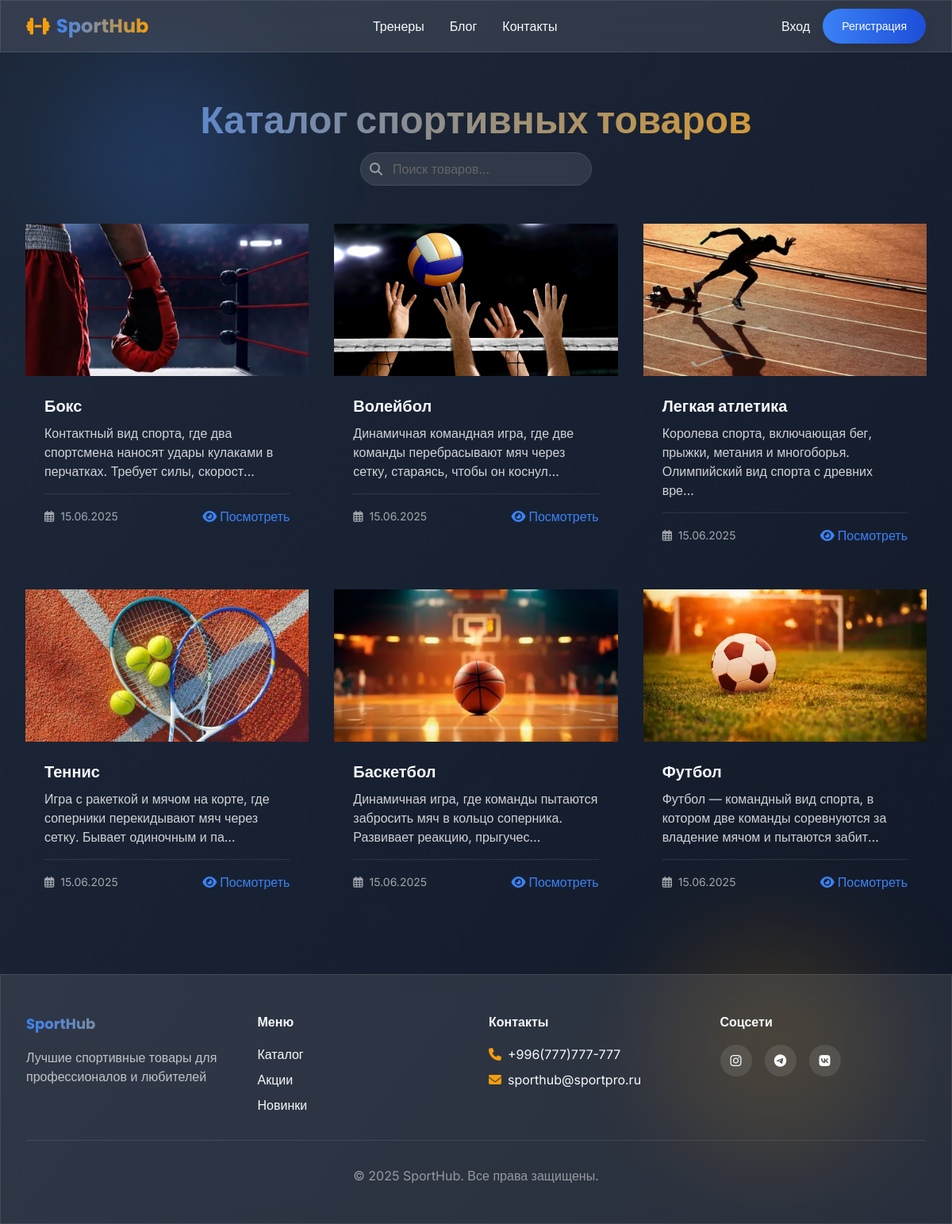
The page / on the database its author committed.
### sport_app/models.py (models this page shows, shortened)
class SportCategory(models.Model):
    name = models.CharField(
        _('name'),
        max_length=100,
        help_text=_('Enter the name of the sport')
    )
    description = models.TextField(
        _('description'),
        help_text=_('Describe the sport')
    )
    image = models.ImageField(
        _('image'),
        upload_to='sports/',
        blank=True,
        null=True,
        help_text=_('Upload an image for the sport')
    )
    rules = models.TextField(
        _('rules'),
        blank=True,
        help_text=_('Enter the basic rules of the sport')
    )
    equipment = models.TextField(
        _('required equipment'),
        blank=True,
        help_text=_('List the required equipment')
    )
    popular_countries = models.CharField(
        _('popular countries'),
        max_length=255,
        blank=True,
        help_text=_('List countries where this sport is popular')
    )
    is_olympic = models.BooleanField(
        _('Olympic sport'),
        default=False,
        help_text=_('Is this an Olympic sport?')
    )
    created_at = models.DateTimeField(
        _('created at'),
        auto_now_add=True
    )
    category = models.ForeignKey(
        Category,
        on_delete=models.CASCADE,
        related_name='sports',
        verbose_name=_('category'),
        blank=True,
        null=True
    )
    updated_at = models.DateTimeField(
        _('updated at'),
        auto_now=True
    )
    author = models.ForeignKey(
        User,
        on_delete=models.CASCADE,
        related_name='sports',
        verbose_name=_('author')
    )
    class Meta:
        verbose_name = _('sport category')
        verbose_name_plural = _('sport categories')
        ordering = ['-created_at']

### sport_app/views.py (the view)
# urls.py: path('', views.SportListView.as_view(), name='sport_list'),
class SportListView(ListView):
    model = SportCategory
    template_name = 'sport_app/sport_list.html'
    context_object_name = 'sports'  # Изменили на 'sports' для соответствия шаблону
    paginate_by = 10
    def get_queryset(self):
        queryset = super().get_queryset()
        search_query = self.request.GET.get('search')
        category_id = self.request.GET.get('category')  # Получаем ID категории из запроса
        if search_query:
            queryset = queryset.filter(
                Q(name__icontains=search_query) |
                Q(description__icontains=search_query)
            )
        if category_id:  # Фильтруем по категории, если она выбрана
            queryset = queryset.filter(category_id=category_id)
        return queryset.order_by('-created_at')
    def get_context_data(self, **kwargs):
        context = super().get_context_data(**kwargs)
        context['search_query'] = self.request.GET.get('search', '')
        context['categories'] = Category.objects.all()  # Все категории для фильтрации
        context['selected_category'] = self.request.GET.get('category', '')  # Выбранная категория
        return context

### sport_app/templates/sport_app/sport_list.html (shortened to what this page needs)
{% extends 'base.html' %}
{% load static %}
{% block content %}
<div class="max-w-7xl mx-auto px-4 sm:px-6 lg:px-8 py-8">
    <div class="text-center mb-12 animate-slide-up">
        <h1 class="text-4xl md:text-5xl font-display font-bold text-gradient mb-4">Каталог спортивных товаров</h1>
        <div class="flex flex-col sm:flex-row justify-center items-center gap-4">
            <form method="get" class="w-full sm:w-auto">
                <div class="relative">
                    <input type="text" name="search" value="{{ search_query|default:'' }}"
                           class="bg-glass border border-white/20 rounded-full pl-10 pr-4 py-2 w-full text-black"
                           placeholder="Поиск товаров...">
                    <i class="fas fa-search absolute left-3 top-1/2 transform -translate-y-1/2 text-white/50"></i>
                </div>
            </form>
        </div>
    </div>
    <div class="grid grid-cols-1 md:grid-cols-2 lg:grid-cols-3 gap-8">
{% for sport in sports %}
<div class="...">
    {% if sport.image %}
    <div class="h-48 overflow-hidden">
        <img src="{{ sport.image.url }}" alt="{{ sport.name }}" class="w-full h-full object-cover">
    </div>
    {% else %}
    <div class="h-48 bg-gray-700 flex items-center justify-center">
        <i class="fas fa-image text-4xl text-gray-500"></i>
    </div>
    {% endif %}
            <div class="p-6">
                <h3 class="text-xl font-display font-bold mb-2">{{ sport.name }}</h3>
                <p class="text-white/80 mb-4">{{ sport.description|truncatechars:100 }}</p>
                <div class="flex flex-col space-y-3 pt-4 border-t border-white/10">
                    <div class="flex justify-between items-center">
                        <span class="text-sm text-white/60">
                            <i class="far fa-calendar-alt mr-1"></i> {{ sport.created_at|date:"d.m.Y" }}
                        </span>
                        <a href="{% url 'sport_app:sport_detail' sport.id %}"
                           class="text-sport-primary hover:text-sport-accent transition-colors flex items-center">
                            <i class="fas fa-eye mr-1"></i> Посмотреть
                        </a>
                    </div>
                </div>
            </div>
        </div>
        {% endfor %}
    </div>
</div>
{% endblock %}

### templates/base.html (shortened to what this page needs)
<!DOCTYPE html>
<html lang="ru" class="scroll-smooth">
<head>
    <script src="https://cdn.tailwindcss.com"></script>
    <link rel="stylesheet" href="https://cdnjs.cloudflare.com/ajax/libs/font-awesome/6.4.0/css/all.min.css">
</head>
<body class="min-h-screen bg-gradient-to-br from-sport-dark to-gray-900 text-sport-light font-sans antialiased">
    <div class="fixed inset-0 overflow-hidden -z-10">
        <div class="absolute top-20 left-20 w-64 h-64 rounded-full bg-sport-primary/20 blur-3xl animate-float"></div>
        <div class="absolute bottom-20 right-20 w-72 h-72 rounded-full bg-sport-accent/15 blur-3xl animate-float" style="animation-delay: 2s;"></div>
    </div>
    <nav class="bg-glass fixed w-full z-50">
        <div class="max-w-7xl mx-auto px-4 sm:px-6 lg:px-8">
            <div class="flex items-center justify-between h-16">
              <a href="{% url 'sport_app:sport_list' %}" class="flex items-center space-x-2">                    <i class="fas fa-dumbbell text-sport-accent text-2xl"></i>
                    <span class="text-2xl font-display font-bold text-gradient">SportHub</span>
                </a>
                <div class="hidden md:flex items-center space-x-8">
                    <a href="#" class="hover:text-sport-accent transition-colors font-medium">Тренеры</a>
                    <a href="#" class="hover:text-sport-accent transition-colors font-medium">Блог</a>
                    <a href="#" class="hover:text-sport-accent transition-colors font-medium">Контакты</a>
                </div>
                    {% if user.is_authenticated %}
                        <div class="flex items-center space-x-4">
                            <a href="{% url 'users_app:profile' %}" class="flex items-center space-x-2">
                                <div class="w-8 h-8 rounded-full bg-sport-primary flex items-center justify-center">
                                    <i class="fas fa-user text-white text-sm"></i>
                                </div>
                                <span>{{ user.username }}</span>
                            </a>
                            <a href="{% url 'users_app:logout' %}" class="btn-primary text-sm px-4 py-2">
                                Выйти
                            </a>
                        </div>
                    {% else %}
                        <div class="flex items-center space-x-4">
                            <a href="{% url 'users_app:login' %}" class="font-medium hover:text-sport-accent transition-colors">Вход</a>
                            <a href="{% url 'users_app:register' %}" class="btn-primary text-sm px-4 py-2">
                                Регистрация
                            </a>
                        </div>
                    {% endif %}
                </div>
            </div>
    </nav>
    <main class="pt-24 pb-12 animate-fade-in">
        {% block content %}{% endblock %}
    </main>
    <footer class="bg-glass border-t border-white/10 py-12">
        <div class="max-w-7xl mx-auto px-4 sm:px-6 lg:px-8">
            <div class="grid grid-cols-1 md:grid-cols-4 gap-8">
                <div>
                    <h3 class="text-lg font-display font-bold mb-4 text-gradient">SportHub</h3>
                    <p class="text-white/70">Лучшие спортивные товары для профессионалов и любителей</p>
                </div>
                <div>
                    <h4 class="font-display font-semibold mb-4">Меню</h4>
                    <ul class="space-y-2">
                        <li><a href="#" class="hover:text-sport-accent transition-colors">Каталог</a></li>
                        <li><a href="#" class="hover:text-sport-accent transition-colors">Акции</a></li>
                        <li><a href="#" class="hover:text-sport-accent transition-colors">Новинки</a></li>
                    </ul>
                </div>
                <div>
                    <h4 class="font-display font-semibold mb-4">Контакты</h4>
                    <ul class="space-y-2">
                        <li class="flex items-center space-x-2">
                            <i class="fas fa-phone text-sport-accent"></i>
                            <span>+996(777)777-777</span>
                        </li>
                        <li class="flex items-center space-x-2">
                            <i class="fas fa-envelope text-sport-accent"></i>
                            <span>sporthub@sportpro.ru</span>
                        </li>
                    </ul>
                </div>
                <div>
                    <h4 class="font-display font-semibold mb-4">Соцсети</h4>
                    <div class="flex space-x-4">
                        <a href="#" class="w-10 h-10 rounded-full bg-white/10 flex items-center justify-center hover:bg-sport-primary transition-colors">
                            <i class="fab fa-instagram"></i>
                        </a>
                        <a href="#" class="w-10 h-10 rounded-full bg-white/10 flex items-center justify-center hover:bg-sport-primary transition-colors">
                            <i class="fab fa-telegram"></i>
                        </a>
                        <a href="#" class="w-10 h-10 rounded-full bg-white/10 flex items-center justify-center hover:bg-sport-primary transition-colors">
                            <i class="fab fa-vk"></i>
                        </a>
                    </div>
                </div>
            </div>
            <div class="border-t border-white/10 mt-8 pt-8 text-center text-white/50">
                <p>© 2025 SportHub. Все права защищены.</p>
            </div>
        </div>
    </footer>
</body>
</html>

### templates/base.html (style rules this page uses)
input, textarea, select { color: #000 !important; }
::placeholder { color: #666 !important; }

### rows shown on the page
SportCategory: image (picture), name "Бокс", description "Контактный вид спорта, где два спортсмена наносят удары кулаками в перчатках. Требует силы, скорост…", created_at "15.06.2025"
SportCategory: image (picture), name "Волейбол", description "Динамичная командная игра, где две команды перебрасывают мяч через сетку, стараясь, чтобы он коснул…", created_at "15.06.2025"
SportCategory: image (picture), name "Легкая атлетика", description "Королева спорта, включающая бег, прыжки, метания и многоборья. Олимпийский вид спорта с древних вре…", created_at "15.06.2025"
SportCategory: image (picture), name "Теннис", description "Игра с ракеткой и мячом на корте, где соперники перекидывают мяч через сетку. Бывает одиночным и па…", created_at "15.06.2025"
SportCategory: image (picture), name "Баскетбол", description "Динамичная игра, где команды пытаются забросить мяч в кольцо соперника. Развивает реакцию, прыгучес…", created_at "15.06.2025"
SportCategory: image (picture), name "Футбол", description "Футбол — командный вид спорта, в котором две команды соревнуются за владение мячом и пытаются забит…", created_at "15.06.2025"
